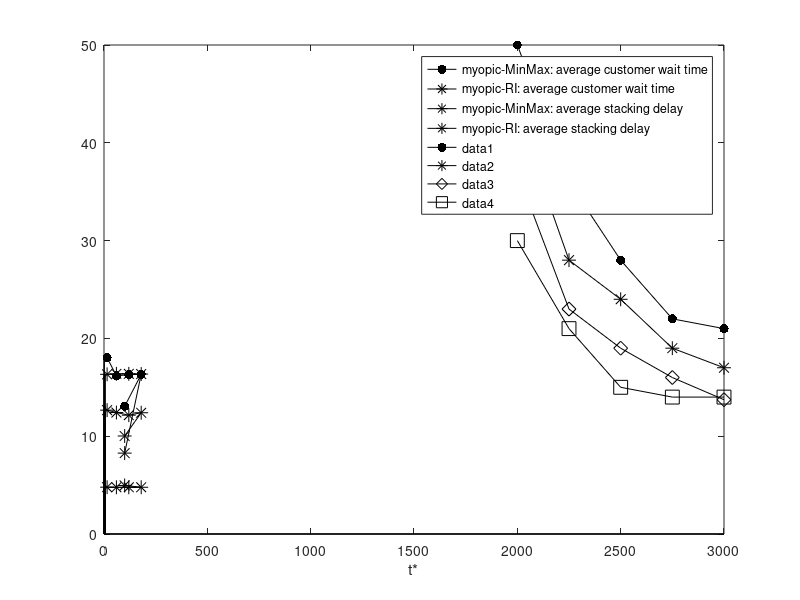

MATLAB code to generate this figure:
RI_ret_delay= [16.32631945	16.37543674	16.37543674	16.35498577	8.270210378];
Myopic_ret_delay = [18.03458724	16.16603279	16.29363286	16.3214252	13.05713574];

RI_stack_delay= [4.786825397	4.777777778	4.777777778	4.779047619	4.964761905];
Myopic_stack_delay = [12.66412698	12.41984127	12.14920635	12.39920635	10.02174603];

info  = [15 60 120 180 100];
plot (info, Myopic_ret_delay,'k.-','markerSize',20);
hold on
plot (info, RI_ret_delay,'k-*','markerSize',10);
hold on
plot (info, Myopic_stack_delay,'k-*','markerSize',10);
hold on
plot (info, RI_stack_delay,'k-*','markerSize',10);

retDelay = [Myopic_ret_delay' RI_ret_delay' ];
stackDelay = [Myopic_stack_delay' RI_stack_delay' ];

bar (retDelay)
bar (stackDelay)
xlabel('t*')
% ylabel('')
legend('myopic-MinMax: average customer wait time','myopic-RI: average customer wait time',...
    'myopic-MinMax: average stacking delay' , 'myopic-RI: average stacking delay' , 'Location','northeast')


r15 = [50 36 28 22 21];
r60 = [43 28 24 19 17];
r120 = [37 23 19 16 13.73];
r180 = [30 21 15 14 14];
rfull = [45 41 34 32 34]; 
x = [2000 2250 2500 2750 3000];
plot(x,r15,'k.-','markerSize',20); hold on
plot(x,r60,'k-*','markerSize',10); hold on
plot(x,r120,'k-d','markerSize',10); hold on
plot(x,r180,'k-s','markerSize',10); hold on